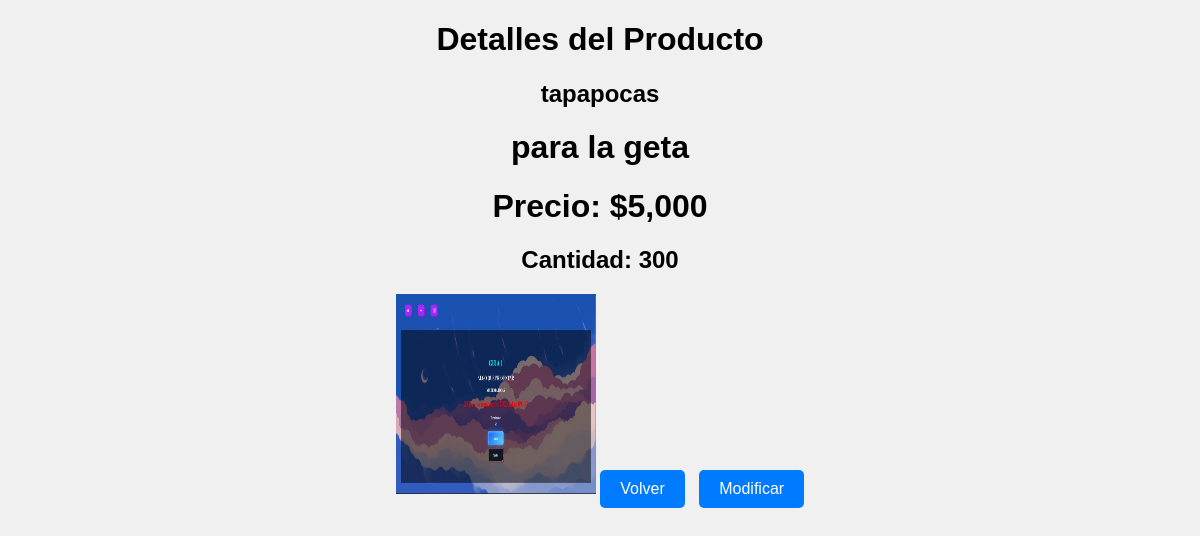
/producto/51/, run on the app's committed database.
### Taller_Mecanico/models.py (models this page shows, shortened)
class Producto(models.Model):
    nombre = models.CharField(max_length=100)
    descripcion = models.CharField(max_length=500)
    cantidad = models.PositiveIntegerField()
    precio = models.DecimalField(max_digits=10, decimal_places=3, validators=[MinValueValidator(0)])
    categoria = models.ForeignKey(Categoria, on_delete=models.CASCADE, null=True)
    imagen = models.ImageField()

### Taller_Mecanico/views.py (the view)
# urls.py: path('producto/<int:producto_id>/', views.detalle_producto, name='detalle_producto'),
def detalle_producto(request, producto_id):
    producto = get_object_or_404(Producto, pk=producto_id)
    return render(request, 'Agregar_Producto/detalle_producto.html', {'producto': producto})

### Taller_Mecanico/templates/Agregar_Producto/detalle_producto.html (shortened to what this page needs)
{% load static %}
<!DOCTYPE html>
<html>
<head>
</head>
<body>
    <center>
        <h1>Detalles del Producto</h1>
        <h2>{{ producto.nombre }}</h2>
        <h1>{{ producto.descripcion }}</h1>
        <h1>Precio: ${{ producto.precio }}</h1>
        <h2>Cantidad: {{ producto.cantidad }}</h2>
        {% if producto.imagen %}
        <img src="{{ producto.imagen.url }}" width="200px" height="200px">
        {% else %}
        <img src="{% static 'images/SinImagen.png' %}" alt="LogoImagen" width="90px" height="90px">
        {% endif %}
        <a class="Volver" href="{% url 'producto' %}">Volver</a>
        <a class="Modificar" href="{% url 'editar_producto' producto.id %}">Modificar</a>
    </center>
</body>
</html>

### Taller_Mecanico/templates/Agregar_Producto/detalle_producto.html (style rules this page uses)
body { font-family: Arial, sans-serif; margin: 0; padding: 0; background-color: #f0f0f0; }
h1 { text-align: center; }
h2 { margin-top: 10px; }
.Volver, .Modificar { display: inline-block; padding: 10px 20px; margin-top: 20px; text-align: center; text-decoration: none; background-color: #007bff; color: #fff; border-radius: 5px; }
.Volver { margin-right: 10px; }

### data on the page
Producto: nombre "tapapocas", descripcion "para la geta", precio "5,000", cantidad "300", imagen (picture)
